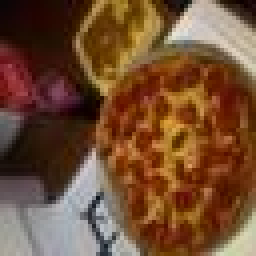
#> input picture model/pizza_binary_classifier/dataset/altered/test/pizza/1020.jpg, 64 x 64 px, found by its file name (shown 4 times larger)
$ python augment.py
#> lines starting #> are read from the running program, lines starting #| are printed output that depends on the picture
from os import chdir, mkdir, path, listdir
from PIL import Image
from shutil import rmtree

chdir(path.dirname(path.abspath(__file__)))
chdir('dataset\\')

# Clear existing altered dataset, remake folders
try:
    rmtree('altered\\')
    mkdir('altered\\')
except:
    mkdir('altered\\')

mkdir('altered\\train\\')
mkdir('altered\\test\\')

for dir in ['\\train\\pizza\\', '\\train\\not_pizza\\', '\\test\\pizza\\', '\\test\\not_pizza\\']:
    mkdir(f'altered{dir}')
    for i, image in enumerate(listdir(f'original{dir}')):
        img = Image.open(f'original{dir}{image}')
#> img is the input picture: PIL image 64x64 RGB; mean R, G, B 114.6, 77.4, 50.8

        # Crop image to 1:1 aspect ratio
        width, height = img.size
#> width = 64; height = 64
        if width > height:
            diff = (width - height) // 2
            img = img.crop((diff, 0, width - diff, height))
        elif height > width:
            diff = (height - width) // 2
            img = img.crop((0, diff, width, height - diff))

        # Resize to uniform dimension
        img = img.resize((64, 64))

        # Create rotated copies of the image
        for j in range(4):
            img = img.rotate(90)
            img.save(f'altered{dir}{i}{j}.jpg')
#> this loop made 4 passes
#> pass 1, `img = img.rotate(90)`:
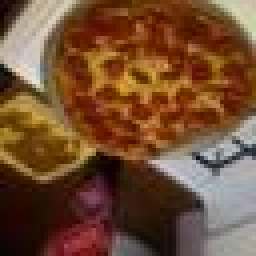
#> img: PIL image 64x64 RGB (shown 4 times larger); mean R, G, B 114.6, 77.4, 50.8
#> pass 2, `img = img.rotate(90)`:
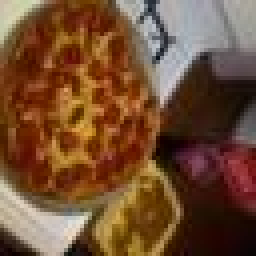
#> img: PIL image 64x64 RGB (shown 4 times larger); mean R, G, B 114.6, 77.4, 50.8
#> pass 3, `img = img.rotate(90)`:
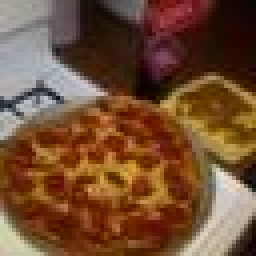
#> img: PIL image 64x64 RGB (shown 4 times larger); mean R, G, B 114.6, 77.4, 50.8
#> pass 2 of the loop `for dir in ['\\train\\pizza\\', '\\train\\not_pizza\\', '\\test\\pizza..`:
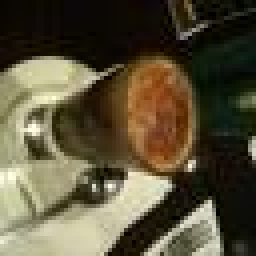
#> input picture model/pizza_binary_classifier/dataset/altered/test/not_pizza/1192.jpg, 64 x 64 px, found by its file name (shown 4 times larger)
#> img is the input picture: PIL image 64x64 RGB; mean R, G, B 89.5, 81.4, 58.5
#> the loop `for j in range(4):` made 4 passes
#> pass 1, `img = img.rotate(90)`:
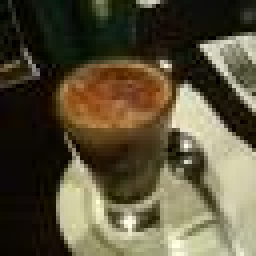
#> img: PIL image 64x64 RGB (shown 4 times larger); mean R, G, B 89.5, 81.4, 58.5
#> pass 3, `img = img.rotate(90)`:
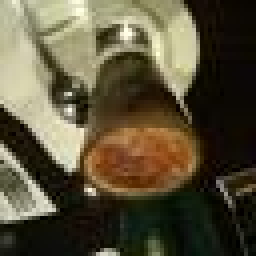
#> img: PIL image 64x64 RGB (shown 4 times larger); mean R, G, B 89.5, 81.4, 58.5
